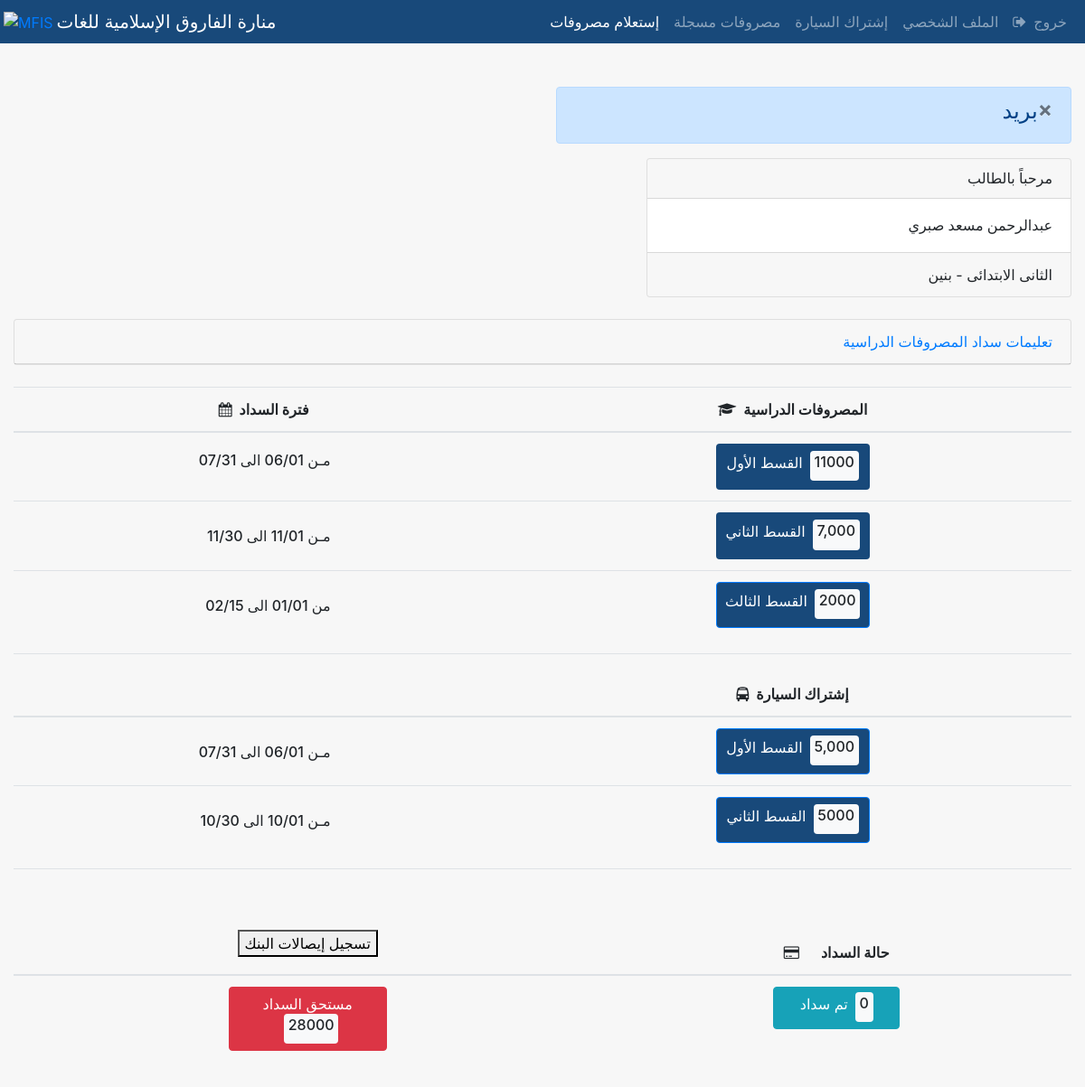
The page /fee/dashboard/ (signed in) on the database its author committed.
### student/models.py (models this page shows, shortened)
class Student(AbstractBaseUser, PermissionsMixin):
    SCHOOL_CHOICES = (
        (None, ""),
        ('بنين', 'بنين'),
        ('بنات', 'بنات'),
    )
    GRADE_CHOICES = (
        (None, ""),
        ('ثانية حضانة', 'ثانية حضانة'),
        ('الاول الابتدائى','الاول الابتدائى'),
        ('الثانى الابتدائى','الثانى الابتدائى'),
        ('الثالث الابتدائى','الثالث الابتدائى'),
        ('الرابع الابتدائى','الرابع الابتدائى'),
        ('الخامس الابتدائى','الخامس الابتدائى'),
        ('السادس الابتدائى','السادس الابتدائى'),
        ('الاول الاعدادى','الاول الاعدادى'),
        ('الثانى الاعدادى','الثانى الاعدادى'),
        ('الثالث الاعدادى','الثالث الاعدادى'),
        ('الاول الثانوى','الاول الثانوى'),
        ('الثانى الثانوى','الثانى الثانوى'),
        ('الثالث الثانوى','الثالث الثانوى'),
    )
    AREA_CHOICES = (
        (None, ""),
        ('النزهة الجديدة','النزهة الجديدة'),
        ('شيراتون','شيراتون'),
        ('مصر الجديدة','مصر الجديدة'),
        ('الزيتون','الزيتون'),
        ('حدائق القبة','حدائق القبة'),
        ('العباسية','العباسية'),
        ('مدينة نصر','مدينة نصر'),
        ('إمتداد رمسيس','إمتداد رمسيس'),
        ('المعادى','المعادى'),
        ('المقطم','المقطم'),
        ('مدينتى','مدينتى'),
        ('الرحاب','الرحاب'),
        ('التجمع الاول','التجمع الاول'),
        ('التجمع الثالث','التجمع الثالث'),
        ('التجمع الخامس','التجمع الخامس'),
    )
    code = models.CharField(max_length=7, unique=True)
    username = models.CharField(max_length=36,verbose_name='student name')
    school = models.CharField( max_length=4, choices=SCHOOL_CHOICES, blank=True)
    grade = models.CharField( max_length=16, choices=GRADE_CHOICES, blank=True)
    father_mobile = models.CharField(max_length=11, blank=True)
    mother_mobile = models.CharField(max_length=11, blank=True)
    phone_number = models.CharField(max_length=8, blank=True)
    email = models.EmailField(max_length=60, blank=True)
    study_payment1 = models.PositiveSmallIntegerField(default=0)
    study_payment3 = models.PositiveSmallIntegerField(default=0)
    bus_active = models.BooleanField( default=False)
    bus_payment2 = models.PositiveSmallIntegerField( default=0)
    total_paid = models.PositiveSmallIntegerField( default=0)
    def payment_status(self):
        if date.today() <= date(2020,9,30):
            if self.bus_active == True:
                return self.study_payment1 + 5000 - self.total_paid
            else:
                return self.study_payment1 - self.total_paid
        elif date.today() <= date(2020,10,31):
            if self.bus_active == True:
                return self.study_payment1 + 5000 + self.bus_payment2 - self.total_paid
            else:
                return self.study_payment1 - self.total_paid
        elif date.today() <= date(2020,12,31):
            if self.bus_active == True:
                return self.study_payment1 + 7000 + 5000 + self.bus_payment2 - self.total_paid
            else:
                return self.study_payment1 + 7000 - self.total_paid
        elif date.today() >= date(2021,1,1):
            if self.bus_active == True:
                return self.study_payment1 + 7000 + self.study_payment3 + 5000 + self.bus_payment2 - self.total_paid
            else:
                return self.study_payment1 + 7000 + self.study_payment3 - self.total_paid
    payment_status
    living_area = models.CharField( max_length=16, choices=AREA_CHOICES, blank=True)
    address = models.CharField( max_length=50, blank=True)
    old_bus = models.CharField( max_length=4, blank=True)
    message = models.CharField(max_length=260, null=True, blank=True)
    is_active = models.BooleanField(default=True)
    can_pay = models.BooleanField(default=True)
    is_admin  = models.BooleanField(default=False)
    is_staff = models.BooleanField(default=False)
    objects = StudentManager()
    USERNAME_FIELD = 'code'
    REQUIRED_FIELDS = ['username',]

### fees/views.py (the view)
# urls.py: path('dashboard/', views.dashboard, name='dashboard'),
def dashboard(request):
    student=request.user
    return render(request, 'fees/dashboard.html')

### fees/templates/fees/dashboard.html (shortened to what this page needs)
{% extends 'student/base.html' %}
{% block content %}
{% load static %}
<link rel="stylesheet" href="{% static '/css/base.css' %}">
<div class="container-fluid text-right  ">
	<br>
	<br>
		<div class="row">
			<div class="col-md-6">
			</div>
	    {% if user.message == null %}
	    <div class="col-md-6">
			</div>
	    {% else %}
			<div class="col-md-6">
				<div class="alert alert-dismissable alert-primary">
					<button type="button" class="close" data-dismiss="alert" aria-hidden="true">
						×
					</button>
					<h4>
						بريد
					</h4> <strong></strong> {{ user.message }}
				</div>
			</div>
	    {% endif %}
		</div>
		<div class="row">
			<div class="col-md-7">
			</div>
			<div class="col-md-5">
				<div class="card text-right border-black ">
					<h6 class="card-header">
	          {% if user.school == "بنين" %}
	           مرحباً بالطالب
	          {% else %}
	           مرحباً بالطالبة
	          {% endif %}
					</h6>
					<div class="card-body ">
						<h6 class="card-text">
							{{ user.username }}
						</h6>
					</div>
					<div class="card-footer ">
	            {{ user.get_grade_display }} - {{ user.school }}
					</div>
				</div>
			</div>
		</div>
	<br>
	<div class="row">
		<div class="col-md-12 ml-auto text-right">
			<div id="card-434025">
				<div class="card">
					<div class="card-header">
						 <a class="card-link collapsed" data-toggle="collapse" data-parent="#card-434025" href="#card-element-708669">تعليمات سداد المصروفات الدراسية</a>
					</div>
				</div>
			</div>
		</div>
	</div>
	<br>
	<div class="row">
		<div class="col-md-12">
			<div class="table-responsive">
				<table class="table table-hover text-center">
					<thead>
						<tr>
							<th scope="col"><i class="fa fa-calendar mr-2"></i>فترة السداد</th>
							<th scope="col"><i class="fa fa-graduation-cap mr-2"></i>المصروفات الدراسية</th>
						</tr>
					</thead>
					<tbody>
						<tr>
							<td><button type="button" class="btn btn-deafult text-right mt-2 p-0" style="display:inline-block;width:150px"><h6>مـن 06/01 الى 07/31</h6></button></td>
				    	<th scope="row"><button type="button" class="btn btn-deafult cib   p-2" style="display:inline-block; width:170px" >القسط الأول<span class="badge badge-light ml-2"><h6>{{ user.study_payment1 }}</h6></span></button></th>
						</tr>
	          <tr>
							<td><button type="button" class="btn btn-deafult text-right mt-3 p-0" style="display:inline-block;width:150px"><h6>مـن 11/01 الى 11/30</h6></button></td>
	          	<th scope="row"><button type="button" class="btn btn-deafult cib p-2" style="display:inline-block; width:170px" >القسط الثاني<span class="badge badge-light ml-2"><h6>7,000</h6></span></button></th>
	          </tr>
						<tr>
							<td><button type="button" class="btn btn-deafult text-right mt-3 p-0" style="display:inline-block;width:150px"><h6>من 01/01 الى 02/15</h6></button></td>
					{% if user.study_payment3 == 0 %}
							<th scope="row"><button type="button" class="btn btn-deafult cib p-2" style="display:inline-block; width:170px" >القسط الثالث<span class="badge badge-light ml-2">المتبقي</span></button></th>
	        {% else %}
					    <th scope="row"><button type="button" class="btn btn-primary cib p-2" style="display:inline-block; width:170px" >القسط الثالث<span class="badge badge-light ml-2"><h6>{{ user.study_payment3 }}</h6></span></button></th>
	        {% endif %}
						</tr>
					</tbody>
				</table>
			</div>
		</div>
	</div>
	{% if user.bus_active  %}
	<div class="row">
	<div class="col-md-12 ">
		<div class="table-responsive">
			<table class="table table-hover text-center">
				<thead>
					<tr>
						<th scope="col"></th>
						<th scope="col "><i class="fa fa-bus mr-2 mt-4"></i>إشتراك السيارة</th>
					</tr>
				</thead>
				<tbody>
					<tr>
						<td><button type="button" class="btn btn-deafult text-right mt-3 p-0" style="display:inline-block;width:150px"><h6>مـن 06/01 الى 07/31</h6></button></td>
						<th scope="row"><button type="button" class="btn btn-primary cib p-2" style="display:inline-block; width:170px" >القسط الأول<span class="badge badge-light ml-2"><h6>5,000</h6></span></button></th>
					</tr>
					<tr>
						<td><button type="button" class="btn btn-deafult text-right mt-3 p-0" style="display:inline-block;width:150px"><h6>مـن 10/01 الى 10/30</h6></button></td>
						<th scope="row"><button type="button" class="btn btn-primary cib p-2" style="display:inline-block; width:170px" >القسط الثاني<span class="badge badge-light ml-2"><h6>{{ user.bus_payment2 }}</h6></span></button></th>
          </tr>
				</tbody>
			</table>
		</div>
	</div>
	</div>
	{% endif %}
	<div class="row">
	<div class="col-md-12 ">
		<div class="table-responsive">
			<table class="table table-hover text-center">
				<thead>
					<tr>
						<th scope="col">
								<form class="btn mt-5"  action="{% url 'addfees' %}" method="GET">
									<button type="submit" name="button" >تسجيل إيصالات البنك</button>
								</form>
						</th>
						<th scope="col "><i class="fa fa-credit-card mr-4 mr-2"></i>حالة السداد</th>
					</tr>
				</thead>
				<tbody>
					<tr>
						<th scope="row"><button type="button" class="btn btn-danger m-0 pr-1 pl-1" style="display:inline-block; width:175px" >مستحق السداد<span class="badge badge-light ml-2"><h6>{{ user.payment_status }}</h6></span></button></th>
						<th scope="row"><button type="button" class="btn btn-info m-0 pr-1 pl-1" style="display:inline-block; width:140px" >تم سداد<span class="badge badge-light ml-2"><h6>{{ user.total_paid }}</h6></span></button></th>
					</tr>
				</tbody>
			</table>
		</div>
	</div>
	</div>
	<br>
	<br>
	<br>
	</div>
{% endblock %}

### static/css/base.css (style rules this page uses)
html, body { height: 100%; background-color: #f7f7f7; }
.cib { background-color: #18497A; color: #FFFFFF; }

### rows shown on the page
Student: username "عبدالرحمن مسعد صبري", grade "الثانى الابتدائى", school "بنين", study_payment1 "11000", study_payment3 "2000", bus_payment2 "5000", payment_status "28000", total_paid "0"
